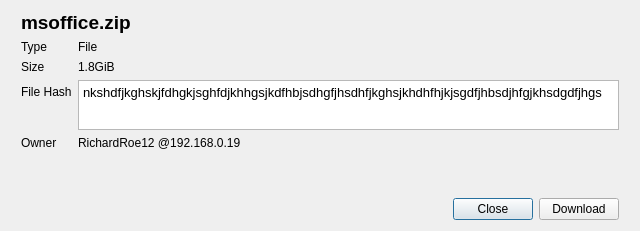
<?xml version="1.0" encoding="UTF-8"?>
<ui version="4.0">
 <class>Dialog</class>
 <widget class="QDialog" name="Dialog">
  <property name="geometry">
   <rect>
    <x>0</x>
    <y>0</y>
    <width>640</width>
    <height>231</height>
   </rect>
  </property>
  <property name="windowTitle">
   <string>File Info</string>
  </property>
  <layout class="QVBoxLayout" name="verticalLayout_2">
   <item>
    <layout class="QVBoxLayout" name="verticalLayout" stretch="1,10,0">
     <property name="leftMargin">
      <number>10</number>
     </property>
     <property name="rightMargin">
      <number>10</number>
     </property>
     <item alignment="Qt::AlignTop">
      <widget class="QLabel" name="label">
       <property name="font">
        <font>
         <pointsize>14</pointsize>
         <weight>75</weight>
         <bold>true</bold>
        </font>
       </property>
       <property name="text">
        <string>msoffice.zip</string>
       </property>
      </widget>
     </item>
     <item>
      <layout class="QFormLayout" name="formLayout">
       <property name="sizeConstraint">
        <enum>QLayout::SetDefaultConstraint</enum>
       </property>
       <property name="fieldGrowthPolicy">
        <enum>QFormLayout::AllNonFixedFieldsGrow</enum>
       </property>
       <property name="rowWrapPolicy">
        <enum>QFormLayout::DontWrapRows</enum>
       </property>
       <item row="0" column="0">
        <widget class="QLabel" name="label_2">
         <property name="text">
          <string>Type</string>
         </property>
         <property name="margin">
          <number>10</number>
         </property>
        </widget>
       </item>
       <item row="0" column="1">
        <widget class="QLabel" name="label_3">
         <property name="maximumSize">
          <size>
           <width>200</width>
           <height>16777215</height>
          </size>
         </property>
         <property name="text">
          <string>File</string>
         </property>
        </widget>
       </item>
       <item row="1" column="0">
        <widget class="QLabel" name="label_4">
         <property name="text">
          <string>Size</string>
         </property>
         <property name="margin">
          <number>10</number>
         </property>
        </widget>
       </item>
       <item row="1" column="1">
        <widget class="QLabel" name="label_5">
         <property name="maximumSize">
          <size>
           <width>200</width>
           <height>16777215</height>
          </size>
         </property>
         <property name="text">
          <string>1.8GiB</string>
         </property>
        </widget>
       </item>
       <item row="2" column="0">
        <widget class="QLabel" name="label_6">
         <property name="text">
          <string>File Hash</string>
         </property>
         <property name="margin">
          <number>10</number>
         </property>
        </widget>
       </item>
       <item row="2" column="1">
        <widget class="QTextBrowser" name="textBrowser">
         <property name="sizePolicy">
          <sizepolicy hsizetype="Preferred" vsizetype="Maximum">
           <horstretch>0</horstretch>
           <verstretch>0</verstretch>
          </sizepolicy>
         </property>
         <property name="maximumSize">
          <size>
           <width>16777215</width>
           <height>50</height>
          </size>
         </property>
         <property name="html">
          <string>&lt;!DOCTYPE HTML PUBLIC &quot;-//W3C//DTD HTML 4.0//EN&quot; &quot;http://www.w3.org/TR/REC-html40/strict.dtd&quot;&gt;
&lt;html&gt;&lt;head&gt;&lt;meta name=&quot;qrichtext&quot; content=&quot;1&quot; /&gt;&lt;style type=&quot;text/css&quot;&gt;
p, li { white-space: pre-wrap; }
&lt;/style&gt;&lt;/head&gt;&lt;body style=&quot; font-family:'Noto Sans'; font-size:10pt; font-weight:400; font-style:normal;&quot;&gt;
&lt;p style=&quot; margin-top:0px; margin-bottom:0px; margin-left:0px; margin-right:0px; -qt-block-indent:0; text-indent:0px;&quot;&gt;nkshdfjkghskjfdhgkjsghfdjkhhgsjkdfhbjsdhgfjhsdhfjkghsjkhdhfhjkjsgdfjhbsdjhfgjkhsdgdfjhgs&lt;/p&gt;&lt;/body&gt;&lt;/html&gt;</string>
         </property>
         <property name="acceptRichText">
          <bool>false</bool>
         </property>
        </widget>
       </item>
       <item row="3" column="0">
        <widget class="QLabel" name="label_7">
         <property name="text">
          <string>Owner</string>
         </property>
         <property name="margin">
          <number>10</number>
         </property>
        </widget>
       </item>
       <item row="3" column="1">
        <widget class="QLabel" name="label_8">
         <property name="text">
          <string>RichardRoe12 @192.168.0.19</string>
         </property>
        </widget>
       </item>
      </layout>
     </item>
     <item>
      <layout class="QHBoxLayout" name="horizontalLayout">
       <item>
        <spacer name="horizontalSpacer">
         <property name="orientation">
          <enum>Qt::Horizontal</enum>
         </property>
         <property name="sizeHint" stdset="0">
          <size>
           <width>40</width>
           <height>20</height>
          </size>
         </property>
        </spacer>
       </item>
       <item>
        <widget class="QPushButton" name="pushButton_2">
         <property name="text">
          <string>Close</string>
         </property>
        </widget>
       </item>
       <item>
        <widget class="QPushButton" name="pushButton">
         <property name="text">
          <string>Download</string>
         </property>
        </widget>
       </item>
      </layout>
     </item>
    </layout>
   </item>
  </layout>
 </widget>
 <resources/>
 <connections/>
</ui>
